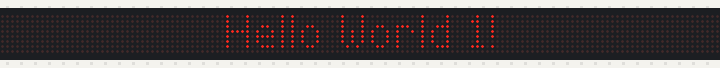
The sketch below on a simulated ESP8266 (NodeMCU). On the bench: 192×8 LED matrix. What the sketch prints to the serial monitor is not drawn.

Above: at 0.3 s.

The sketch:

hello-world-1.ino
```cpp
/*------------------------------------------------------------------------------

Maintainer:   jeffskinnerbox@yahoo.com / www.jeffskinnerbox.me
Version:      1.0.0

DESCRIPTION:
    Demonstration program showing the the use of the MD_Parola library display
    scrolling features.

    Simplest program that does - Hello World!

MONITOR:
    screen /dev/ttyUSB0 9600,cs8cls
    to terminate Cntr-a :quit

TESTING:
    Just upload and observe.

USAGE:
    Just upload and observe.

SOURCES:
    Derived from https://github.com/MajicDesigns/MD_Parola/tree/master/examples/Parola_HelloWorld

CREATED BY:
    jeffskinnerbox@yahoo.com

------------------------------------------------------------------------------*/

#define DEBUG true    // activate debugging routings (print trace messages on serial port)

// ESP8266 libraries (~/.arduino15/packages/esp8266)
#include <SPI.h>

// Arduino libraries (~/src/arduino/libraries)

// Arduino Sketchbooks libraries (~/src/arduino/sketchbooks/libraries)
#include <MD_Parola.h>
#include <MD_MAX72xx.h>

// encoder project's include files (~/src/scrolling-display/test/hello-world-1)
#include "debug.h"


// hardware coordinate mapping
// four common types of matrix modules on the market: PAROLA, GENERIC, ICSTATION, FC16
#define HARDWARE_TYPE MD_MAX72XX::ICSTATION_HW

// number of LED dot matrix modules in the chain
#define MAX_DEVICES 24  // number of modules connected

// NOTE: These pin numbers are for ESO8266 hardware SPI
#define DATA_PIN  D7    // or MOSI
#define CLK_PIN   D5    // or SCK
#define CS_PIN    D8    // or SS

// SPI connection type
//MD_Parola P = MD_Parola(HARDWARE_TYPE, DATA_PIN, CLK_PIN, CS_PIN, MAX_DEVICES);  // software SPI
MD_Parola P = MD_Parola(HARDWARE_TYPE, CS_PIN, MAX_DEVICES);                     // hardware SPI

// version stamp
#define VERSION "1.0.0"
#define VER VERSION " - "  __DATE__ " at " __TIME__
const char version[] = VER;


//------------------------------------------------------------------------------

void setup() {
    Serial.begin(9600);
    while (!Serial) {}                        // wait for serial port to connect

    PRINT("--------------------------------------------------------------------------------");
    INFO("Starting hello-world-1!");
    INFOS("hello-world-1 version = ", version);
    //INFOS("ESP8266 MAC address = ", WiFi.macAddress());
    INFOD("ESP8266 chip ID = ", ESP.getChipId());

    P.begin();
    P.displayText("Hello World 1!", PA_CENTER, 0, 0, PA_PRINT, PA_NO_EFFECT);

    Serial.println("Exit setup()");
}


void loop() {
    P.displayAnimate();
}
```

debug.h
```cpp
/* -----------------------------------------------------------------------------

Maintainer:   jeffskinnerbox@yahoo.com / www.jeffskinnerbox.me
Version:      1.0.0

DESCRIPTION:
    Debugging routings that print trace messages on serial port

REFERENCE MATERIALS:
    The ANSI escape sequences set screen attributes, such as bold text,
    and color of foreground and background.

    Standard Colors
        'e[0;30m'           # Black
        'e[0;31m'           # Red
        'e[0;32m'           # Green
        'e[0;33m'           # Yellow
        'e[0;34m'           # Blue
        'e[0;35m'           # Purple
        'e[0;36m'           # Cyan
        'e[0;37m'           # White

    Bold Colors
        'e[1;30m'           # Bold Black
        'e[1;31m'           # Bold Red
        'e[1;32m'           # Bold Green
        'e[1;33m'           # Bold Yellow
        'e[1;34m'           # Bold Blue
        'e[1;35m'           # Bold Purple
        'e[1;36m'           # Bold Cyan
        'e[1;37m'           # Bold White

    Underline
        'e[4;30m'           # Underline Black
        'e[4;31m'           # Underline Red
        'e[4;32m'           # Underline Green
        'e[4;33m'           # Underline Yellow
        'e[4;34m'           # Underline Blue
        'e[4;35m'           # Underline Purple
        'e[4;36m'           # Underline Cyan
        'e[4;37m'           # Underline White

    Background Colors
        'e[40m'             # Background Black
        'e[41m'             # Background Red
        'e[42m'             # Background Green
        'e[43m'             # Background Yellow
        'e[44m'             # Background Blue
        'e[45m'             # Background Purple
        'e[46m'             # Background Cyan
        'e[47m'             # Background White

    Other
        '\e[m'              # Color Reset
        '\e[1;37m\e[41m'    # Bold White on Red Background

CREATED BY:
    jeffskinnerbox@yahoo.com

----------------------------------------------------------------------------- */

#pragma once                 // compiler to skip subsequent includes of this file

// debugging routings that print trace messages on serial port
// using F() to load strings in flash memory, not RAM

#if DEBUG
    #define PRT(s)         { Serial.print(F(s)); }                             // Print a string without newline
    #define PRINT(s)       { Serial.println(F(s)); }                           // Print a string
    #define PRINTD(s, v)   { Serial.print(F(s)); Serial.println(v, DEC); }     // Print a string followed by decimal
    #define PRINTX(s, v)   { Serial.print(F(s)); Serial.println(v, HEX); }     // Print a string followed by hex
    #define PRINTB(s, v)   { Serial.print(F(s)); Serial.println(v, BIN); }     // Print a string followed by binary
    #define PRINTC(s, v)   { Serial.print(F(s)); Serial.println((char)v); }    // Print a string followed by char
    #define PRINTS(s, v)   { Serial.print(F(s)); Serial.println(v); }          // Print a string followed by string

    #define EXEC(s)        { s; }
    #define FATAL(s)       { Serial.print(F("\e[1;37m\e[41mFATAL:   \e[m")); PRINT(s) }

    #define INFO(s)        { Serial.print(F("\e[1;32mINFO:    \e[m")); PRINT(s) }
    #define ERROR(s)       { Serial.print(F("\e[1;31mERROR:   \e[m")); PRINT(s) }
    #define WARNING(s)     { Serial.print(F("\e[1;33mWARNING: \e[m")); PRINT(s) }

    #define INFOD(s, v)    { Serial.print(F("\e[1;32mINFO:    \e[m")); Serial.print(F(s)); Serial.println(v, DEC); }
    #define ERRORD(s, v)   { Serial.print(F("\e[1;31mERROR:   \e[m")); Serial.print(F(s)); Serial.println(v, DEC); }
    #define WARNINGD(s, v) { Serial.print(F("\e[1;33mWARNING: \e[m")); Serial.print(F(s)); Serial.println(v, DEC); }

    #define INFOX(s, v)    { Serial.print(F("\e[1;32mINFO:    \e[m")); Serial.print(F(s)); Serial.println(v, HEX); }
    #define ERRORX(s, v)   { Serial.print(F("\e[1;31mERROR:   \e[m")); Serial.print(F(s)); Serial.println(v, HEX); }
    #define WARNINGX(s, v) { Serial.print(F("\e[1;33mWARNING: \e[m")); Serial.print(F(s)); Serial.println(v, HEX); }

    #define INFOB(s, v)    { Serial.print(F("\e[1;32mINFO:    \e[m")); Serial.print(F(s)); Serial.println(v, BIN); }
    #define ERRORB(s, v)   { Serial.print(F("\e[1;31mERROR:   \e[m")); Serial.print(F(s)); Serial.println(v, BIN); }
    #define WARNINGB(s, v) { Serial.print(F("\e[1;33mWARNING: \e[m")); Serial.print(F(s)); Serial.println(v, BIN); }

    #define INFOC(s, v)    { Serial.print(F("\e[1;32mINFO:    \e[m")); Serial.print(F(s)); Serial.println((char)v); }
    #define ERRORC(s, v)   { Serial.print(F("\e[1;31mERROR:   \e[m")); Serial.print(F(s)); Serial.println((char)v); }
    #define WARNINGC(s, v) { Serial.print(F("\e[1;33mWARNING: \e[m")); Serial.print(F(s)); Serial.println((char)v); }

    #define INFOS(s, v)    { Serial.print(F("\e[1;32mINFO:    \e[m")); Serial.print(F(s)); Serial.println(v); }
    #define ERRORS(s, v)   { Serial.print(F("\e[1;31mERROR:   \e[m")); Serial.print(F(s)); Serial.println(v); }
    #define WARNINGS(s, v) { Serial.print(F("\e[1;33mWARNING: \e[m")); Serial.print(F(s)); Serial.println(v); }
#else
    #define PRT(s)
    #define PRINT(s)
    #define PRINTD(s, v)
    #define PRINTX(s, v)
    #define PRINTB(s, v)
    #define PRINTC(s, v)
    #define PRINTS(s, v)

    #define EXEC(s)
    #define FATAL(s)

    #define INFO(s)
    #define ERROR(s)
    #define WARNING(s)

    #define INFOD(s, v)
    #define ERRORD(s, v)
    #define WARNINGD(s, v)

    #define INFOX(s, v)
    #define ERRORX(s, v)
    #define WARNINGX(s, v)

    #define INFOB(s, v)
    #define ERRORB(s, v)
    #define WARNINGB(s, v)

    #define INFOC(s, v)
    #define ERRORC(s, v)
    #define WARNINGC(s, v)

    #define INFOS(s, v)
    #define ERRORS(s, v)
    #define WARNINGS(s, v)
#endif
```
